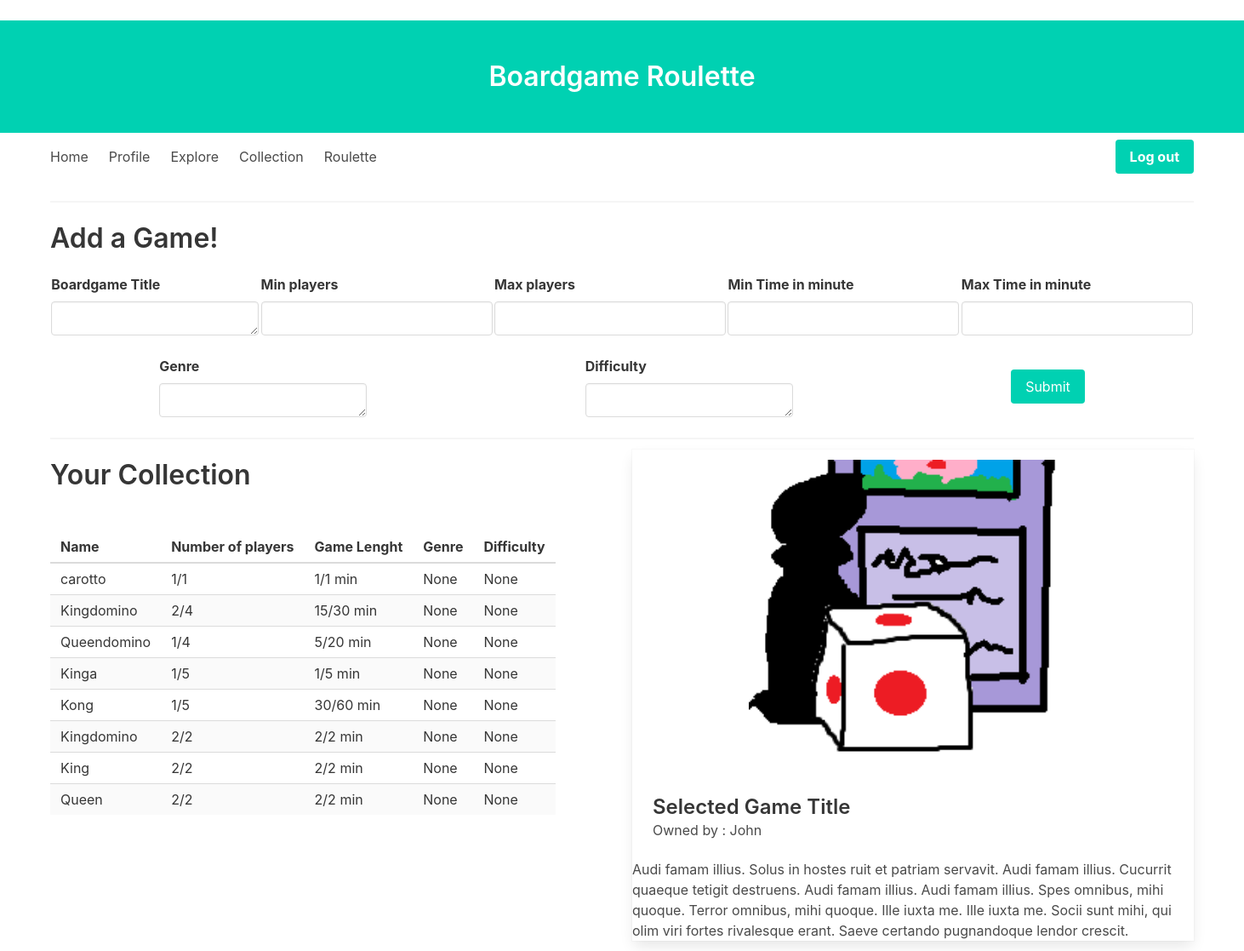
The app's page /collection (signed in) with its own data.
### app/models.py (models this page shows, shortened)
class Boardgame(db.Model):
    id = db.Column(db.Integer, primary_key=True)
    title = db.Column(db.String(140))
    player_number_min = db.Column(db.Integer)
    player_number_max = db.Column(db.Integer)
    playtime_low = db.Column(db.Integer)
    playtime_max = db.Column(db.Integer)
    genre = db.Column(db.String(140))
    difficulty = db.Column(db.String(140))

### app/boardgame_views.py (the view, shortened to what this page needs)
@app.route("/collection", methods=["GET", "POST"])
@login_required
def collection():
    form = AddBoardgame()
    games = current_user.collection
    return render_template(
        "collection.html", title="Your collection", games=games, form=form
    )

### app/forms.py
class AddBoardgame(FlaskForm):
    title = TextAreaField(
        "Boardgame Title", validators=[DataRequired(), Length(min=1, max=140)]
    )
    player_number_min = IntegerField(
        "Min players", validators=[DataRequired(), NumberRange(min=1, max=None)]
    )
    player_number_max = IntegerField(
        "Max players", validators=[DataRequired(), NumberRange(min=1, max=None)]
    )
    playtime_low = IntegerField(
        "Min Time in minute", validators=[DataRequired(), NumberRange(min=0, max=None)]
    )
    playtime_max = IntegerField(
        "Max Time in minute", validators=[DataRequired(), NumberRange(min=0, max=None)]
    )
    genre = TextAreaField("Genre", validators=[DataRequired(), Length(min=1, max=140)])
    difficulty = TextAreaField("Difficulty", validators=[DataRequired(), Length(min=1, max=140)])
    submit = SubmitField("Add")

### app/models.py (called while the page is built)
@login.user_loader
def load_user(id):
    return User.query.get(int(id))

### app/user_views.py (called while the page is built)
@app.before_request
def before_request():
    if current_user.is_authenticated:
        current_user.last_seen = datetime.utcnow()
        db.session.commit()

### app/templates/collection.html (shortened to what this page needs)
﻿{% extends "base.html" %}
{% block content %}
{% macro input_field(field) -%}
    <div class="level-item">
        <div class="field">
            <label class="label">{{ field.label }}</label>
            <div class="control">
                {{ field(class_="input") }}
            </div>
        </div>
    </div>
{%- endmacro %}
    <div class="container">
    <h1 class="title">Add a Game!</h1>
        <form role="form" action="" method="post">
            <nav class="level">
                {{ input_field(field=form.title) }}
                {{ input_field(field=form.player_number_min) }}
                {{ input_field(field=form.player_number_max) }}
                {{ input_field(field=form.playtime_low) }}
                {{ input_field(field=form.playtime_max) }}
            </nav>
            <nav class="level">
                {{ input_field(field=form.genre) }}
                {{ input_field(field=form.difficulty) }}
                <div class="level-item">
                    <div class="field">
                        <p class="control">
                            <button class="button is-primary">
                                Submit
                            </button>
                        </p>
                    </div>
                </div>
            </nav>
        </form>
    </div>
<hr>
<section>
    <div class="columns">
    <div class="column">
        <h1 class="title">Your Collection</h1>
        <table class="table is-striped">
            <thead>
                <tr>
                    <th>Name</th>
                    <th>Number of players</th>
                    <th>Game Lenght</th>
                    <th>Genre</th>
                    <th>Difficulty</th>
                </tr>
            </thead>
            <tbody>
                {% for game in games %}
                {% include '_game.html' %}
                {% endfor %}
        </table>
    </div>
    <div class="column">
        <div class="card">
            <div class="columns">
                <div class="column is-one-fifth"></div>
                <div class="column is-three-fifths">
                    <figure class="image is-centered">
                        <img src="/static/icon.jpeg" alt="Placeholder image">
                    </figure>
                </div>
                <div class="column is-one-fifth"></div>
            </div>
            <div class="card-content">
                <div class="media-content">
                    <p class="title is-4">Selected Game Title</p>
                    <p class="subtitle is-6">Owned by : John</p>
                </div>
            </div>
            <div class="content">
            Audi famam illius.
            Solus in hostes ruit
            et patriam servavit.
            Audi famam illius.
            Cucurrit quaeque
            tetigit destruens.
            Audi famam illius.
            Audi famam illius.
            Spes omnibus, mihi quoque.
            Terror omnibus, mihi quoque.
            Ille
            iuxta me.
            Ille iuxta me.
            Socii sunt mihi,
            qui olim viri fortes
            rivalesque erant.
            Saeve certando pugnandoque
            lendor crescit.
            </div>
        </div>
    </div>
        </div>
</section>
{% endblock %}

### app/templates/_game.html (shortened to what this page needs)
    <tr>
        <td>
                {{ game.title }}
        </td>
        <td>
                {{ game.player_number_min }}/{{ game.player_number_max }}
        </td>
        <td>
                {{ game.playtime_low }}/{{ game.playtime_max }} min
        </td>
         <td>
                {{ game.genre }}
        </td>
         <td>
                {{ game.difficulty }}
        </td>
    </tr>

### records on screen
Boardgame: title "carotto", player_number_min "1", player_number_max "1", playtime_low "1", playtime_max "1", genre "None", difficulty "None"
Boardgame: title "Kingdomino", player_number_min "2", player_number_max "4", playtime_low "15", playtime_max "30", genre "None", difficulty "None"
Boardgame: title "Queendomino", player_number_min "1", player_number_max "4", playtime_low "5", playtime_max "20", genre "None", difficulty "None"
Boardgame: title "Kinga", player_number_min "1", player_number_max "5", playtime_low "1", playtime_max "5", genre "None", difficulty "None"
Boardgame: title "Kong", player_number_min "1", player_number_max "5", playtime_low "30", playtime_max "60", genre "None", difficulty "None"
Boardgame: title "Kingdomino", player_number_min "2", player_number_max "2", playtime_low "2", playtime_max "2", genre "None", difficulty "None"
Boardgame: title "King", player_number_min "2", player_number_max "2", playtime_low "2", playtime_max "2", genre "None", difficulty "None"
Boardgame: title "Queen", player_number_min "2", player_number_max "2", playtime_low "2", playtime_max "2", genre "None", difficulty "None"

### other values on screen
{{ field.label }} "Boardgame Title Min players Max players Min Time in minute Max Time in minute Genre Difficulty"
